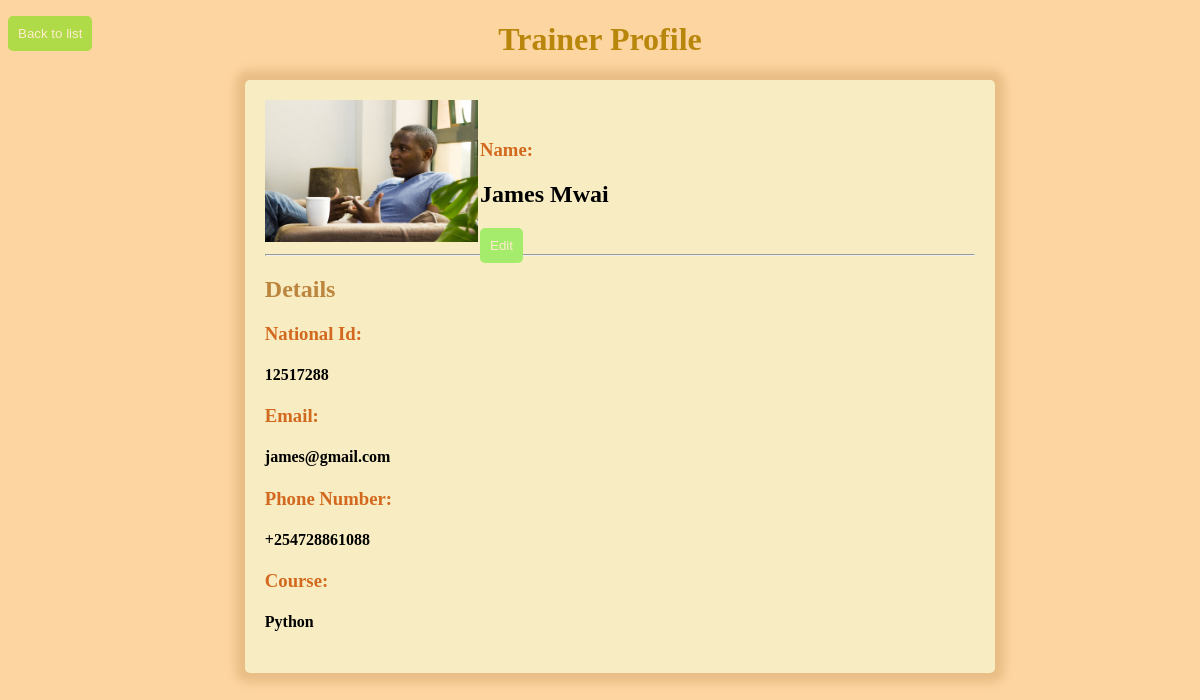
The app's page /trainer/profile/1/ with its own data.
### trainer/models.py (models this page shows)
class Trainer (models.Model):
    first_name = models.CharField(max_length=12)
    last_name = models.CharField(max_length=20)
    image = models.ImageField(default=None,upload_to= "images/", null=True)
    email = models.EmailField(default=None)
    phone_number = models.CharField(max_length=14, default=None , null=True)
    national_id = models.CharField(max_length=20, default=None, null=True)
    gender_choice =((u'F',u'Female'),(u'M',u'Male'),(u'O',u'Others'))
    gender = models.CharField(max_length=10,choices=gender_choice)
    city = models.CharField(max_length=10, null=True)
    company = models.CharField(max_length=30, null=True)
    course = models.CharField(max_length=20, null=True)
    contract = models.FileField(upload_to="files/", null=True)
    resume = models.FileField(upload_to="files/", null=True)
    salary = models.BigIntegerField(null=True)

### trainer/views.py (the view)
# urls.py: path("profile/<int:id>/", trainer_profile, name="trainer_profile"),
def trainer_profile(request,id):
    trainer = Trainer.objects.get(id=id)
    return render(request, "trainer_profile.html",{"trainer":trainer})

### trainer/templates/trainer_profile.html (shortened to what this page needs)
<!DOCTYPE html>
<html lang="en">
<head>
</head>
<body>
    <h1 style="color: darkgoldenrod; text-align: center;">Trainer Profile</h1>
    <button id="back"><a href="{%url 'trainer_list'%}">Back to list</a></button>
    <div class="form">
    {% if trainer.image%}
                <img id="pic" src= "{{trainer.image.url}}">
                {% endif %}
                <div class="details">
                    <h3>Name:</h3> <h2>{{trainer.first_name}} {{trainer.last_name}}</h2>
                    <button id="edit"><a href="{%url 'edit_trainer' id=trainer.id %}">Edit</a></button>
                </div>
                <hr>
                <h2 style="color: rgb(187, 133, 62);">Details</h2>
                <h3>National Id: </h3>
                    <h4>{{trainer.national_id}}</h4>
                <h3>Email: </h3>
                    <h4>{{trainer.email}}</h4>
                <h3>Phone Number: </h3>
                    <h4>{{trainer.phone_number}}</h4>
                <h3>Course: </h3>
                    <h4>{{trainer.course}}</h4>
            </div>
</body>
</html>

### trainer/templates/trainer_profile.html (style rules this page uses)
body { background-color: rgb(253, 213, 161); }
#pic { width: 30%; }
.details { position: absolute; left: 40%; top: 15%; }
.form { margin-left: 20%; padding: 20px; width: 60%; background-color: rgb(247, 236, 194); border-radius: 5px; box-shadow: 0px 0px 10px 10px rgb(233, 190, 134); }
h3 { color: chocolate; }
#back { background-color: rgb(175, 219, 73); border: transparent; padding: 10px; border-radius: 5px; position: absolute; top: 2%;; }
#back a { text-decoration: none; color: blanchedalmond; }
#edit { background-color: rgb(165, 235, 108); border: transparent; padding: 10px; border-radius: 5px; padding: 10px; }
#edit a { text-decoration: none; color: blanchedalmond; }

### records on screen
Trainer: image (picture), first_name "James", last_name "Mwai", national_id "12517288", email "james@gmail.com", phone_number "+254728861088", course "Python"
